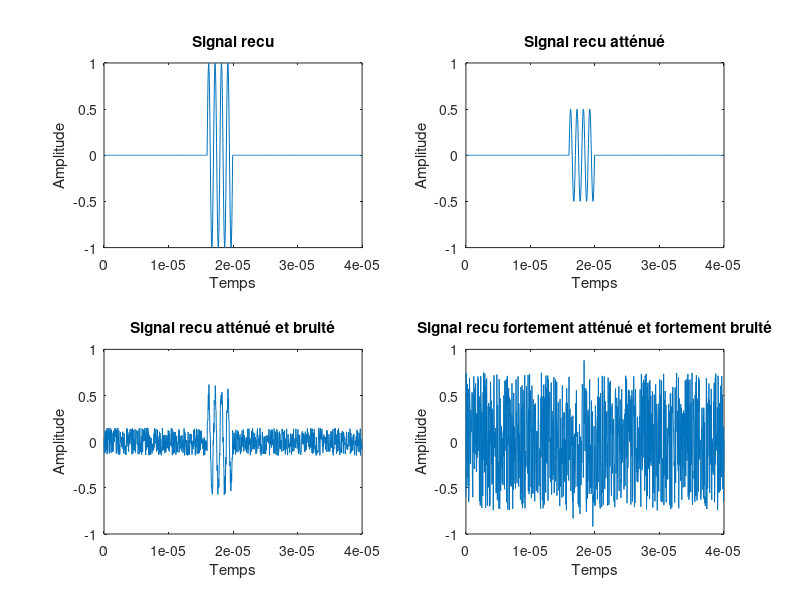

Reproduce this figure in MATLAB.
% Caracteristique du signal
frequence = 1000000;               % Fréquence en Hertz
amplitude = 1;                  % Amplitude
attenuation1 = 0.5;              % Atténuation1
attenuation2 = 0.2;              % Atténuation2
amplitude_bruit1 = 0.3;                  % Amplitude bruit1
amplitude_bruit2 = 1.5;                  % Amplitude bruit2


% Axe des temps
duree = 0.000004;                                                 % Durée du signal (s)
nEchantillon = 101 ;                                        % Nombre d’échantillons temporel
temps = linspace(0,duree ,nEchantillon) ;                   % Calcul  des  instants d’échantillonnage
temps_total = linspace(0,duree*10 ,nEchantillon*10) ;                   % Calcul  des  instants d’échantillonnage

signalrecu = zeros (1,nEchantillon*10);

signalrecu(nEchantillon*4:nEchantillon*5-1) = amplitude*sin(2*pi*frequence*temps);

figure
subplot(2,2,1)
    plot(temps_total,signalrecu);
    axis([0 0.00004 -1 1]);
    xlabel('Temps');
    ylabel('Amplitude');
    title('Signal recu');
    
subplot(2,2,2)
    plot(temps_total,signalrecu*attenuation1);
    axis([0 0.00004 -1 1]);
    xlabel('Temps');
    ylabel('Amplitude');
    title('Signal recu atténué');
   
b = (rand(1,nEchantillon*10)-0.5)*amplitude_bruit1;
subplot(2,2,3)
    plot(temps_total,(signalrecu)*attenuation1 + b);
    axis([0 0.00004 -1 1]);
    xlabel('Temps');
    ylabel('Amplitude');
    title('Signal recu atténué et bruité');
    
    
b = (rand(1,nEchantillon*10)-0.5)*amplitude_bruit2;
subplot(2,2,4)
    plot(temps_total,(signalrecu)*attenuation2 + b);
    %axis([0 0.00004 -1 1]);
    xlabel('Temps');
    ylabel('Amplitude');
    title('Signal recu fortement atténué et fortement bruité');
